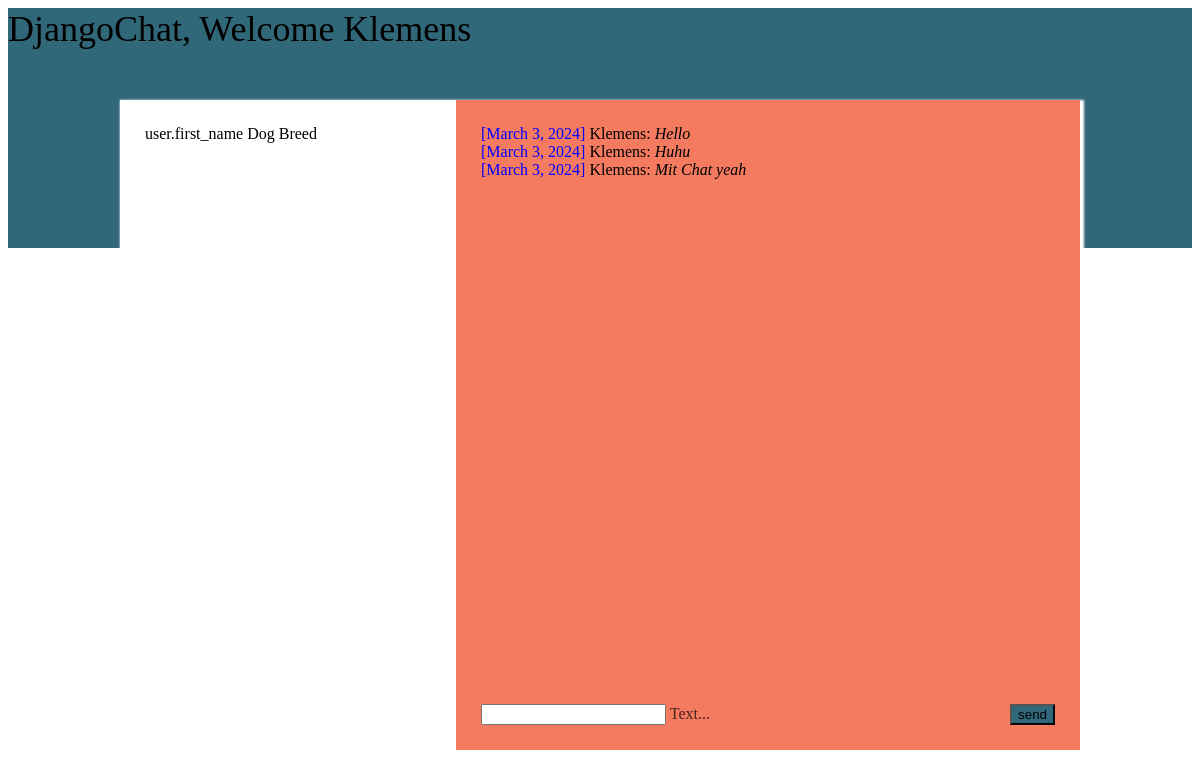
The app's page /chat/ (signed in), older data.
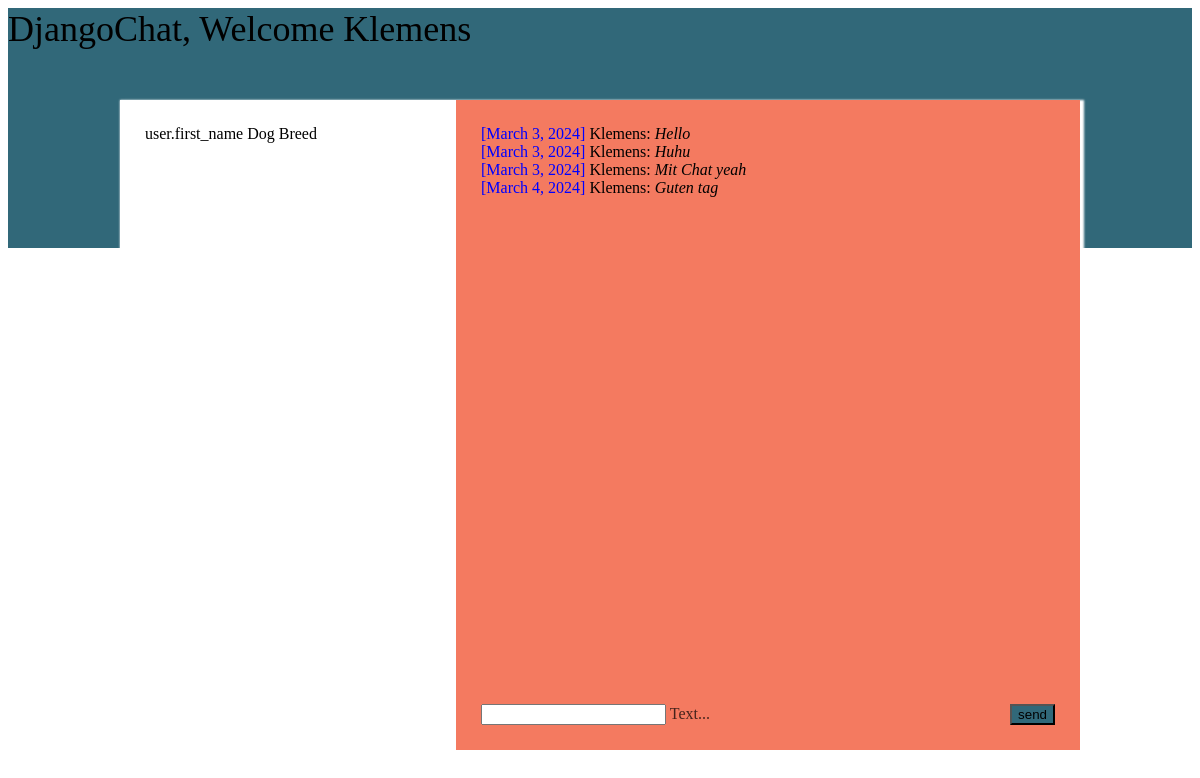
The same page, newer data.
### chat/models.py (models this page shows)
class Messages(models.Model):
    text = models.CharField(max_length=256)
    created_at = models.DateField(default=date.today)
    chat = models.ForeignKey(Chat, on_delete=models.CASCADE, related_name='chat_message_set', default=None, blank=True, null=True)
    author = models.ForeignKey(settings.AUTH_USER_MODEL, on_delete=models.CASCADE, related_name='author_message_set')
    receiver = models.ForeignKey(settings.AUTH_USER_MODEL, on_delete=models.CASCADE, related_name='receiver_message_set')

### chat/views.py (the view, shortened to what this page needs)
# urls.py: path('chat/', index),
@login_required(login_url="/login/")
def index(request):
    chatMessage = Messages.objects.filter(chat__id = 1)
    return render(request, 'chat/index.html', {'messages' : chatMessage})

### chat/templates/chat/index.html (shortened to what this page needs)
{% extends "base.html" %}
{% block content %}
<div id="mainContainer">
    <div id="mainContainerLeft">
        <mat-card-header>
            <mat-card-title>user.first_name</mat-card-title>
            <mat-card-subtitle>Dog Breed</mat-card-subtitle>
          </mat-card-header>
    </div>
    <div id="mainContainerRight">
        {% if request.user.is_authenticated %}
        <div id="messageContainer">
            {% for message in messages %}
            <div>
                <span class="time">[{{message.created_at}}]</span> {{message.author.first_name}}: <i>{{message.text}}</i>
            </div>
            {% endfor %}
        </div>
        {% else %}
        <h1>Not logged in</h1>
        <h3>Please click <a href="/login">here</a> to login and continue</h3>
        {% endif %}
        <form onsubmit="sendMessage(); return false;" method="post" id="inputForm">
            <div class="mdl-textfield mdl-js-textfield mdl-textfield--floating-label">
                <input class="mdl-textfield__input" name="textmessage" type="text" id="messagetext">
                <label class="mdl-textfield__label" for="sample3">Text...</label>
            </div>
            <button class="mdl-button mdl-js-button mdl-button--raised mdl-js-ripple-effect mdl-button--accent">
                send
            </button>
        </form>
    </div>
</div>
{% endblock %}

Row changes from the older to the newer data that the page shows:
added Messages: created_at "March 4, 2024", author.first_name "Klemens", text "Guten tag"
